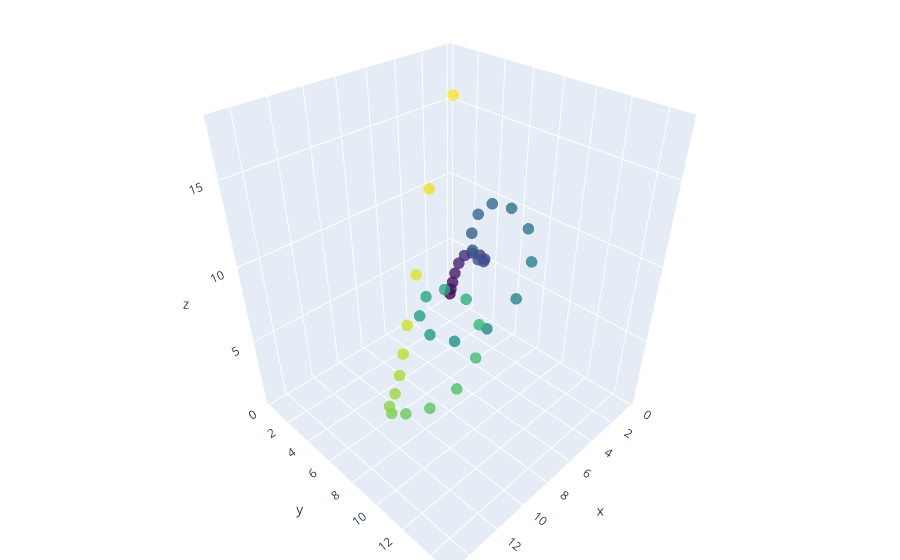

The notebook cell this image was saved under:
### Code cell
# Plotting Takens embedding of the first outer window
window = X_windows[window_number]
trace = gobj.Scatter3d(x=window[:, 0], y=window[:, 1], z=window[:, 2], mode='markers',
                     marker=dict(size=4, color=list(range(window.shape[0])),
                     colorscale='Viridis', opacity=0.8))

data = [trace]
layout = gobj.Layout(margin=dict(l=0, r=0, b=0, t=0))

figure = gobj.Figure(data=data, layout=layout)
iplot(figure)

### Figure 1 — Plotly figure (JSON) as saved in the notebook; plotly's stock layout.template omitted (floating-point values rounded to 4 significant figures)
{"data": [{"marker": {"color": [0, 1, 2, 3, 4, 5, 6, 7, 8, 9, 10, 11, 12, 13, 14, 15, 16, 17, 18, 19, 20, 21, 22, 23, 24, 25, 26, 27, 28, 29, 30, 31, 32, 33, 34, 35, 36, 37, 38, 39], "colorscale": [[0, "#440154"], [0.1111, "#482878"], [0.2222, "#3e4989"], [0.3333, "#31688e"], [0.4444, "#26828e"], [0.5556, "#1f9e89"], [0.6667, "#35b779"], [0.7778, "#6ece58"], [0.8889, "#b5de2b"], [1, "#fde725"]], "opacity": 0.8, "size": 4}, "mode": "markers", "type": "scatter3d", "x": [0.2441, 0.2118, 0.2056, 0.2325, 0.3074, 0.4563, 0.7202, 1.157, 1.825, 2.748, 3.835, 4.846, 5.59, 6.124, 6.604, 7.211, 8.117, 9.435, 11.11, 12.83, 14.13, 14.79, 14.83, 14.37, 13.74, 13.24, 13.12, 13.45, 14.09, 14.68, 14.85, 14.47, 13.52, 12.16, 10.7, 9.346, 8.136, 6.797, 5.57, 4.623], "y": [0.2325, 0.3074, 0.4563, 0.7202, 1.157, 1.825, 2.748, 3.835, 4.846, 5.59, 6.124, 6.604, 7.211, 8.117, 9.435, 11.11, 12.83, 14.13, 14.79, 14.83, 14.37, 13.74, 13.24, 13.12, 13.45, 14.09, 14.68, 14.85, 14.47, 13.52, 12.16, 10.7, 9.346, 8.136, 6.797, 5.57, 4.623, 4.041, 3.981, 4.848], "z": [0.7202, 1.157, 1.825, 2.748, 3.835, 4.846, 5.59, 6.124, 6.604, 7.211, 8.117, 9.435, 11.11, 12.83, 14.13, 14.79, 14.83, 14.37, 13.74, 13.24, 13.12, 13.45, 14.09, 14.68, 14.85, 14.47, 13.52, 12.16, 10.7, 9.346, 8.136, 6.797, 5.57, 4.623, 4.041, 3.981, 4.848, 7.469, 12.52, 17.72]}], "layout": {"margin": {"b": 0, "l": 0, "r": 0, "t": 0}}}
